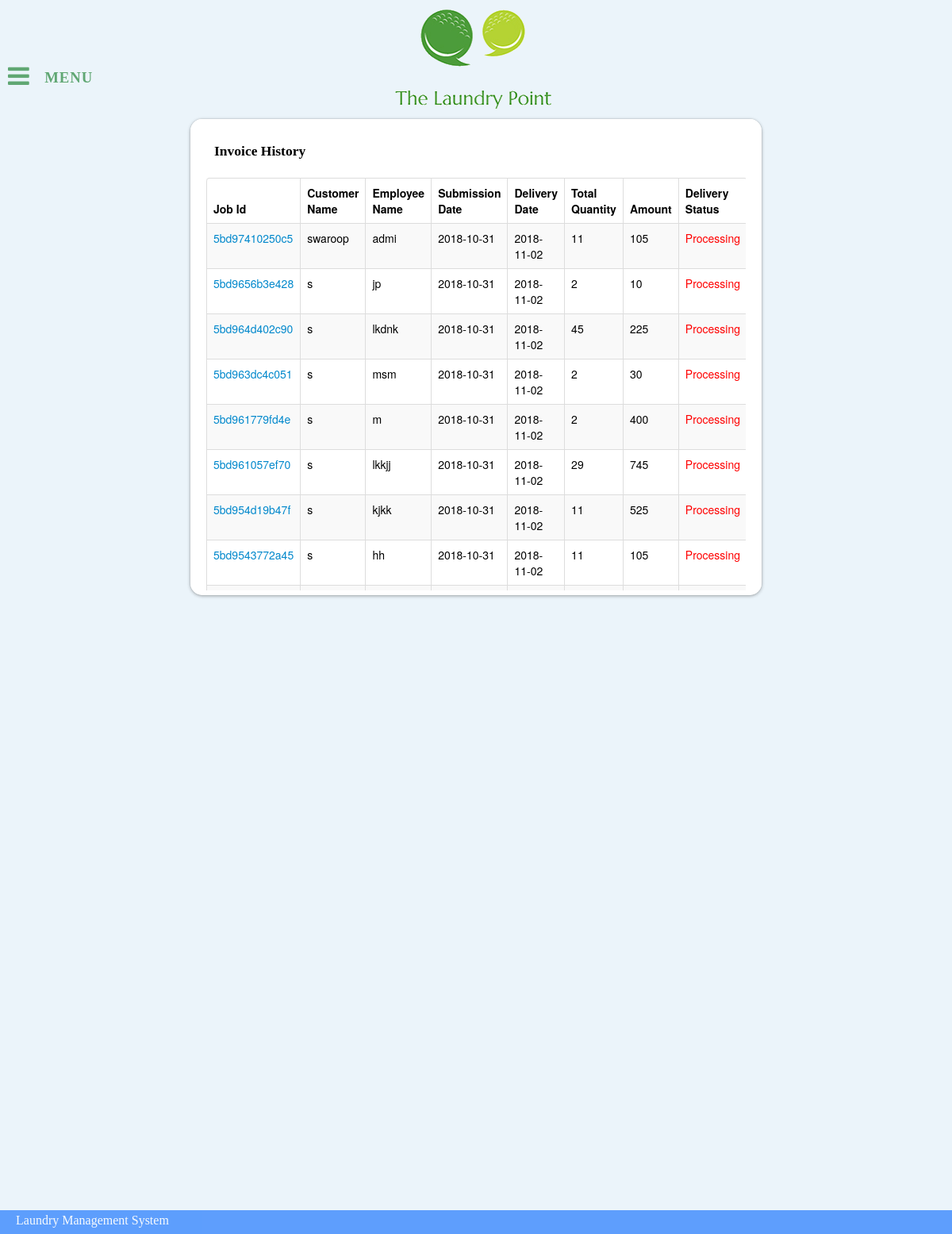
The app's page /src/admin/invoice.php (signed in) with its own data.
### tables this page shows
CREATE TABLE IF NOT EXISTS `job_order` (
  `id` varchar(20) NOT NULL,
  `user_id` int(11) NOT NULL,
  `client_id` int(11) NOT NULL,
  `submission_date` date NOT NULL,
  `expected_delivery_date` date NOT NULL,
  `total_quantity` int(11) NOT NULL,
  `amount` double NOT NULL,
  `delivery_status` int(11) NOT NULL,
  PRIMARY KEY (`id`),
  UNIQUE KEY `id_UNIQUE` (`id`),
  KEY `userId_idx` (`user_id`),
  KEY `client_id` (`client_id`),
  KEY `client_id_2` (`client_id`)
);

CREATE TABLE IF NOT EXISTS `clients` (
  `id` int(11) NOT NULL AUTO_INCREMENT,
  `fullname` varchar(20) NOT NULL,
  `contact_no` varchar(20) NOT NULL,
  `reg_date` date NOT NULL,
  `sex` int(2) NOT NULL,
  `age_range` int(3) NOT NULL,
  `email` varchar(40) NOT NULL,
  `address` varchar(40) NOT NULL,
  `password` varchar(500) NOT NULL DEFAULT 'nitk',
  PRIMARY KEY (`id`),
  UNIQUE KEY `contact_no` (`contact_no`),
  UNIQUE KEY `email` (`email`)
);

### src/admin/invoice.php (the view, shortened to what this page needs)
<!DOCTYPE html>
<?php
$query=mysql_query("SELECT * FROM job_order ORDER BY delivery_status asc, submission_date asc");
?>
<html lang="en">
    <head>
        <link rel="stylesheet" type="text/css" href="css/index.css" />
        <link rel="stylesheet" type="text/css" href="css/font-awesome.min.css" />
        <link rel="stylesheet" type="text/css" href="css/bootstrap.css">
    </head>
    <body>
    	<div id="header">
        </div>
        <div class="container">
            <div class="content">
               <nav class="dr-menu">
						<div class="dr-trigger"><span id="dr-icon" class="fa fa-bars"></span><a class="dr-label">Menu</a></div>
					</nav>
            </div>
        <div id="block">
               <h4>Invoice History</h4>
               <div id="insideblock">
			<table class="table table-striped table-bordered table-hover">
				<thead>
					<tr>
						<th>Job Id</th>
						<th>Customer Name</th>
						<th>Employee Name</th>
						<th>Submission Date</th>
						<th>Delivery Date</th>
                        <th>Total Quantity</th>
						<th>Amount</th>
						<th>Delivery Status</th>
					</tr>
				</thead>
				<tbody>
                <?php
                      while ($row = mysql_fetch_array($query)) {
						  echo "<tr>";
						  echo '<td><a href="showinvoice.php?invoiceid='.$row[0].'">'.$row[0].'</a></td>';
						  $clientnamerow = mysql_fetch_array(mysql_query("SELECT fullname FROM clients WHERE id='$row[2]'"));
						  $employeenamero = mysql_fetch_array(mysql_query("SELECT username from appusers WHERE id =(SELECT user_id FROM job_order WHERE id ='$row[0]')"));
						  echo "<td>$clientnamerow[0]</td>";
						  echo "<td>$employeenamero[0]</td>";
						  echo "<td>$row[3]</td>";
						  echo "<td>$row[4]</td>";
						  echo "<td>$row[5]</td>";
						  echo "<td>$row[6]</td>";
						  if($row[7] == 0)
						     echo "<td style='color:red'>Processing</td>";
						  elseif($row[7] == 1)
						     echo "<td style='color:orange'>Ready</td>";
						  else
						     echo "<td style='color:green'>Delivered</td>";
						  echo "</tr>";
                      }
                ?>
				</tbody>
			</table>
        </div>
        </div>
        </div>
        <div id="footer"> <p id="leftContent">Laundry Management System</p>
        </div>
    </body>
</html>

### src/admin/css/index.css (style rules this page uses)
body { background-color:#EBF4FA; height:100%; margin: 0px; }
#header { background:url('../images/logo.png'); background-repeat:no-repeat; margin-top:0; margin-right:auto; margin-bottom:0; margin-left:auto; width:220px; height:140px; }
#insideblock { overflow:scroll; min-height:340px; margin: 20px; }
h4 { margin-left: 30px; margin-top: 30px; }
.content { position:absolute; margin-top:-110px; float:left; }
#block { float:right !important; width:60%; background-color:white !important; border-radius:15px; -webkit-box-shadow: 0 1px 4px rgba(0,0,0,.33),0 0 0 1px rgba(46,45,47,.05),inset 0 1px 0 #fff,inset 0 0 0 1px rgba(255,255,255,.5); box-shadow: 0 1px 4px rgba(0,0,0,.33), 0 0 0 1px rgba(46,45,47,.05),inset 0 1px 0 #fff,inset 0 0 0 1px rgba(255,255,255,.5); margin-left:20%; margin-right:20%; margin-top:10px; }
#footer { background-color:#06F; opacity:0.6; clear: both; z-index: 10; height: 30px; margin-top:20px; width:100%; position:absolute; left:0; bottom:0; }
#leftContent { color:#FFF; margin-top:4px; margin-left:20px; }
.dr-menu { width: 100%; max-width: 250px; min-width: 200px; position: relative; font-size: 1.3em; line-height: 2.5; font-weight: 400; color: #fff; padding-top: 2em; }
.dr-menu > div { cursor: pointer; position: absolute; width: 100%; z-index: 100; }
.dr-menu > div #dr-icon { top: 0; left: 0; position: absolute; font-size: 150%; color: #60a773; line-height: 1.6; padding: 0 10px; -webkit-transition: all 0.2s ease; -moz-transition: all 0.2s ease; transition: all 0.2s ease; }
.dr-menu > div #dr-icon:after { content:"\f060"; position: absolute; font-size: 46%; line-height: 3.25; left: -18%; opacity: 0; }
.dr-menu > div .dr-label { padding-left: 3em; position: relative; display: block; color: #60a773; font-size: 0.9em; font-weight: 700; letter-spacing: 1px; text-transform: uppercase; line-height: 2.75; -webkit-transition: all 0.2s ease; -moz-transition: all 0.2s ease; transition: all 0.2s ease; }
#dr-icon:before, #dr-icon:after { position: relative; font-family: 'FontAwesome'; speak: none; font-style: normal; font-weight: normal; font-variant: normal; text-transform: none; -webkit-font-smoothing: antialiased; }
a { text-decoration: none; }

### records on screen
job_order: id "5bd97410250c5", client.fullname "swaroop", employeenamero "admi", submission_date "2018-10-31", expected_delivery_date "2018-11-02", total_quantity "11", amount "105", delivery_status "Processing"
job_order: id "5bd9656b3e428", client.fullname "s", employeenamero "jp", submission_date "2018-10-31", expected_delivery_date "2018-11-02", total_quantity "2", amount "10", delivery_status "Processing"
job_order: id "5bd964d402c90", client.fullname "s", employeenamero "lkdnk", submission_date "2018-10-31", expected_delivery_date "2018-11-02", total_quantity "45", amount "225", delivery_status "Processing"
job_order: id "5bd963dc4c051", client.fullname "s", employeenamero "msm", submission_date "2018-10-31", expected_delivery_date "2018-11-02", total_quantity "2", amount "30", delivery_status "Processing"
job_order: id "5bd961779fd4e", client.fullname "s", employeenamero "m", submission_date "2018-10-31", expected_delivery_date "2018-11-02", total_quantity "2", amount "400", delivery_status "Processing"
job_order: id "5bd961057ef70", client.fullname "s", employeenamero "lkkjj", submission_date "2018-10-31", expected_delivery_date "2018-11-02", total_quantity "29", amount "745", delivery_status "Processing"
job_order: id "5bd954d19b47f", client.fullname "s", employeenamero "kjkk", submission_date "2018-10-31", expected_delivery_date "2018-11-02", total_quantity "11", amount "525", delivery_status "Processing"
job_order: id "5bd9543772a45", client.fullname "s", employeenamero "hh", submission_date "2018-10-31", expected_delivery_date "2018-11-02", total_quantity "11", amount "105", delivery_status "Processing"
